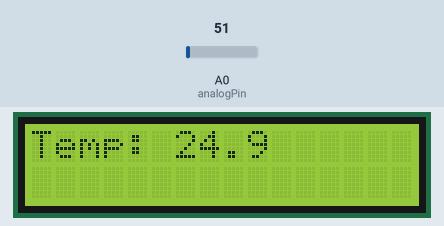
The sketch below on a simulated Arduino Uno, built with avr-gcc and run on an emulated ATmega328P. Parts: 16×2 character LCD. Inputs (shaded band) come from the test bench; at power-on: A0 (analogPin) = 51. What the sketch prints to the serial monitor is not drawn.

Above: at 1.2 s.
1.3 s: A0 (analogPin) set to 61
At 2.9 s:
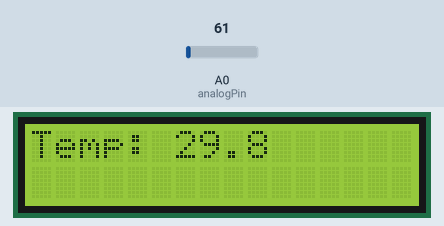
3.5 s: A0 (analogPin) set to 71
At 4.6 s:
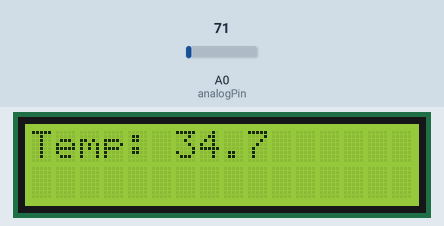
5.5 s: A0 (analogPin) set to 86
At 7.4 s:
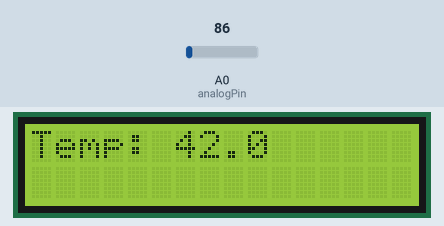
Timing chart, 0 to 8.9 s (numbered marks = the images above; inputs shaded):
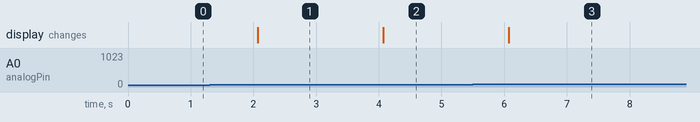

The sketch:

rff.ino
```cpp
#include <LiquidCrystal.h>

// Pin configuration for the LCD
LiquidCrystal lcd(7, 6, 5, 4, 3, 2);

// Analog pin for the LM35
const int analogPin = A0;

void setup() {
  lcd.begin(16, 2);  // Initialize the LCD with 16 columns and 2 rows
  lcd.print("Temp:");

  Serial.begin(9600);  // Initialize serial communication
}

void loop() {
  // Read the analog value from the LM35
  int sensorValue = analogRead(analogPin);

  // Convert the analog value to Celsius temperature
  float temperature = (sensorValue * 5.0 / 1024.0) * 100.0;

  // Display the temperature on the LCD
  lcd.setCursor(6, 0);
  lcd.print(temperature, 1);  // Display one decimal place

  // Print the temperature to the Serial Monitor
  Serial.print("Temperature: ");
  Serial.print(temperature);
  Serial.println(" degrees Celsius");

  delay(1000);  // Wait for a short delay before taking the next reading
}
```

Measured:
- after the input at 1.3 s, the display: changes after 0.77 s (image 1)
- after the input at 3.5 s, the display: changes after 0.57 s (image 2)
- after the input at 5.5 s, the display: changes after 0.58 s (image 3)
